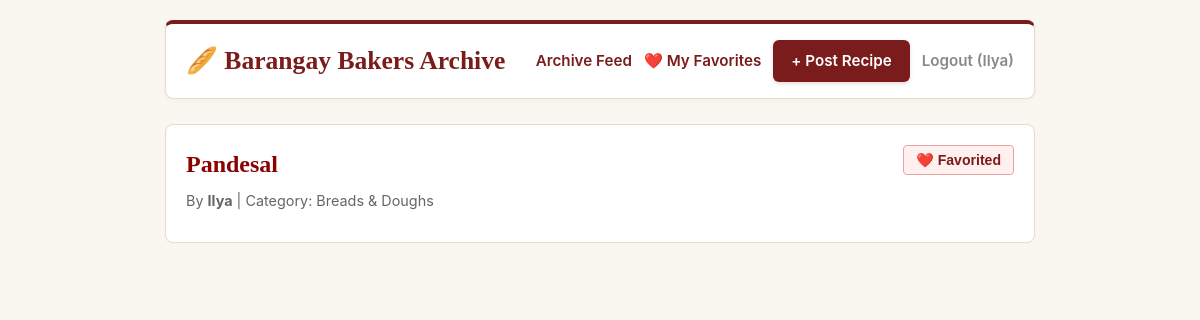
/my_favorites.php (signed in), run on the app's committed database.
### tables this page shows
CREATE TABLE `recipes` (
  `id` int(11) NOT NULL,
  `user_id` int(11) NOT NULL,
  `category_id` int(11) NOT NULL,
  `parent_recipe_id` int(11) DEFAULT NULL,
  `title` varchar(150) NOT NULL,
  `description` varchar(255) NOT NULL,
  `created_at` timestamp NOT NULL DEFAULT current_timestamp(),
  `updated_at` timestamp NULL DEFAULT NULL ON UPDATE current_timestamp()
);

CREATE TABLE `users` (
  `id` int(11) NOT NULL,
  `username` varchar(50) NOT NULL,
  `email` varchar(255) NOT NULL,
  `password` varchar(255) NOT NULL,
  `created_at` timestamp NOT NULL DEFAULT current_timestamp()
);

CREATE TABLE `categories` (
  `id` int(11) NOT NULL,
  `name` varchar(50) NOT NULL
);

### my_favorites.php (the view, shortened to what this page needs)
<?php
$db = (new Database())->getConnection();
$user_id = $_SESSION['user_id'];
$query = "SELECT r.*, u.username, c.name as category_name
          FROM recipes r
          JOIN users u ON r.user_id = u.id
          JOIN categories c ON r.category_id = c.id
          JOIN favorites f ON r.id = f.recipe_id
          WHERE f.user_id = :uid
          ORDER BY f.created_at DESC";
$stmt = $db->prepare($query);
$stmt->execute([':uid' => $user_id]);
$favorites = $stmt->fetchAll();
?>
<!DOCTYPE html>
<html lang="en">
<head>
    <link rel="stylesheet" href="style.css">
</head>
<body>
    <div class="container">
    <header class="site-header">
        <a href="index.php" class="site-title">🥖 Barangay Bakers Archive</a>
        <nav class="nav-links">
            <a href="index.php">Archive Feed</a>
            <?php if (isset($_SESSION['user_id'])): ?>
                <a href="my_favorites.php">❤️ My Favorites</a>
                <a href="post_recipe.php" class="btn btn-primary" style="color:white;">+ Post Recipe</a>
                <a href="logout.php" style="color:#888;">Logout (<?= htmlspecialchars($_SESSION['username']) ?>)</a>
            <?php else: ?>
                <a href="login.php">Log In</a>
                <a href="register.php" class="btn btn-primary" style="color:white;">Register</a>
            <?php endif; ?>
        </nav>
    </header>
    <div>
        <?php if ($favorites): ?>
            <?php foreach ($favorites as $r): ?>
                <div class="recipe-card" id="recipe-card-<?= $r['id'] ?>">
                    <div style="display: flex; justify-content: space-between; align-items: flex-start;">
                        <h2 style="margin: 0 0 5px 0;">
                            <a href="view_recipe.php?id=<?= $r['id'] ?>" style="text-decoration: none; color: #8B0000;">
                                <?= htmlspecialchars($r['title']) ?>
                            </a>
                        </h2>
                        <button type="button"
                                class="fav-btn active"
                                onclick="toggleFavorite(<?= $r['id'] ?>, this)">
                            ❤️ Favorited
                        </button>
                    </div>
                    <div class="recipe-meta">
                        By <strong><?= htmlspecialchars($r['username']) ?></strong> |
                        Category: <?= htmlspecialchars($r['category_name']) ?>
                    </div>
                </div>
            <?php endforeach; ?>
        <?php else: ?>
            <p>You haven't saved any recipes yet! Go back to the <a href="index.php">Archive</a> to find some.</p>
        <?php endif; ?>
    </div>
</body>
</html>

### style.css (style rules this page uses)
:root { --bg-main: #FAF6F0; --card-bg: #FFFFFF; --text-main: #2B2523; --text-muted: #6E655F; --primary-maroon: #7A1C1C; --primary-hover: #5A1212; --ube-purple: #5C2751; --accent-gold: #C88D32; --banana-leaf: #386641; --border-color: #E6DCCE; --tag-bg: #EFE6D8; --tag-text: #4A3E37; --alert-bg: #FFF5F5; --alert-border: #7A1C1C; --input-bg: #FFFEFC; }
* { box-sizing: border-box; margin: 0; padding: 0; }
body { font-family: -apple-system, BlinkMacSystemFont, "Segoe UI", Roboto, Georgia, serif; background-color: var(--bg-main); color: var(--text-main); line-height: 1.6; padding: 20px 15px; min-height: 100vh; }
.container { max-width: 920px; margin: 0 auto; }
h1, h2, h3, h4 { font-family: Georgia, serif; color: var(--primary-maroon); }
header.site-header { background: var(--card-bg); border: 1px solid var(--border-color); border-top: 4px solid var(--primary-maroon); border-radius: 8px; padding: 16px 20px; margin-bottom: 25px; display: flex; flex-wrap: wrap; justify-content: space-between; align-items: center; gap: 15px; box-shadow: 0 2px 6px rgba(0,0,0,0.03); }
.site-title { font-family: Georgia, serif; font-size: 1.6rem; font-weight: bold; color: var(--primary-maroon); text-decoration: none; display: flex; align-items: center; gap: 8px; }
.nav-links { display: flex; flex-wrap: wrap; align-items: center; gap: 12px; font-size: 0.95rem; }
.nav-links a { color: var(--primary-maroon); text-decoration: none; font-weight: 600; }
.btn, button { display: inline-flex; align-items: center; justify-content: center; padding: 9px 18px; border-radius: 6px; font-size: 0.95rem; font-weight: 600; cursor: pointer; text-decoration: none; border: none; transition: all 0.15s ease; }
.btn-primary, button[type="submit"] { background: var(--primary-maroon); color: #FFF; box-shadow: 0 2px 4px rgba(122, 28, 28, 0.15); }
.fav-btn { background: var(--bg-main); border: 1px solid var(--border-color); color: var(--text-main); padding: 6px 12px; border-radius: 4px; cursor: pointer; font-size: 0.88rem; font-weight: 600; transition: all 0.15s ease; }
.fav-btn.active { background: #FFF0F0; border-color: #E5A3A3; color: var(--primary-maroon); }
.recipe-card { background: var(--card-bg); border: 1px solid var(--border-color); border-radius: 8px; padding: 20px; margin-bottom: 20px; box-shadow: 0 1px 3px rgba(0,0,0,0.02); }

### my_favorites.php (style rules this page uses)
body { font-family: sans-serif; max-width: 900px; margin: 0 auto; padding: 20px; }
.recipe-card { border: 1px solid #ccc; padding: 15px; margin-bottom: 20px; border-radius: 5px; background: #fafafa; }
.recipe-meta { font-size: 0.9em; color: #666; margin-bottom: 10px; }
.fav-btn { cursor: pointer; background: none; border: 1px solid #ccc; padding: 5px 10px; border-radius: 4px; font-size: 0.9em; }
.fav-btn.active { color: red; border-color: red; }

### data on the page
recipes: title "Pandesal", user.username "Ilya", category.name "Breads & Doughs"

### other printed values
$_SESSION['username'] "Ilya"
